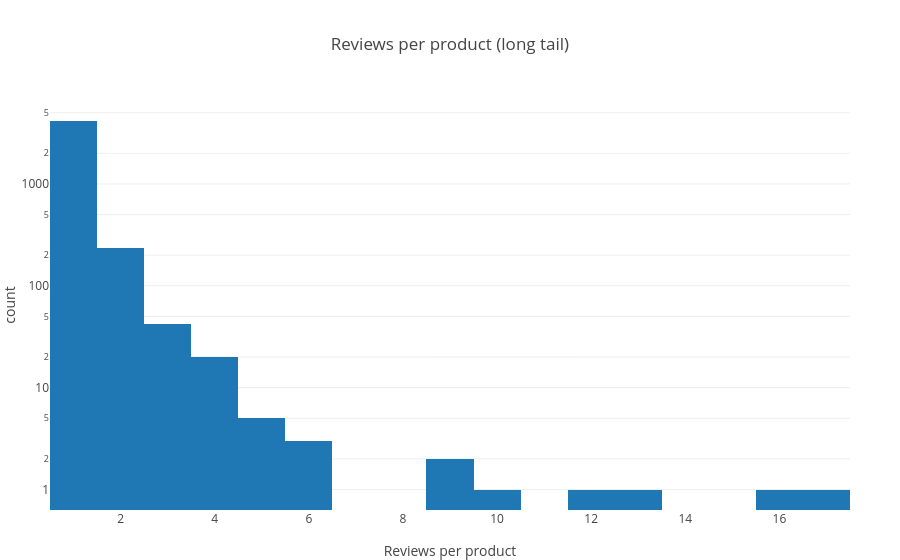

The cell this chart's notebook holds for it:
### Code cell
plots.reviews_per_product(df).show()

### Figure 1 — Plotly figure (JSON) as saved in the notebook; plotly's stock layout.template omitted (floating-point values rounded to 4 significant figures; data arrays with more than 128 entries replaced by an {"elided": "..."} marker saying what was removed)
{"data": [{"bingroup": "x", "hovertemplate": "Reviews per product=%{x}<br>count=%{y}<extra></extra>", "legendgroup": "", "marker": {"color": "#1F77B4", "pattern": {"shape": ""}}, "name": "", "orientation": "v", "showlegend": false, "type": "histogram", "x": {"elided": "4507 int values"}, "xaxis": "x", "yaxis": "y"}], "layout": {"barmode": "relative", "legend": {"tracegroupgap": 0}, "title": {"text": "Reviews per product (long tail)"}, "xaxis": {"anchor": "y", "domain": [0, 1], "title": {"text": "Reviews per product"}}, "yaxis": {"anchor": "x", "domain": [0, 1], "title": {"text": "count"}, "type": "log"}}}
